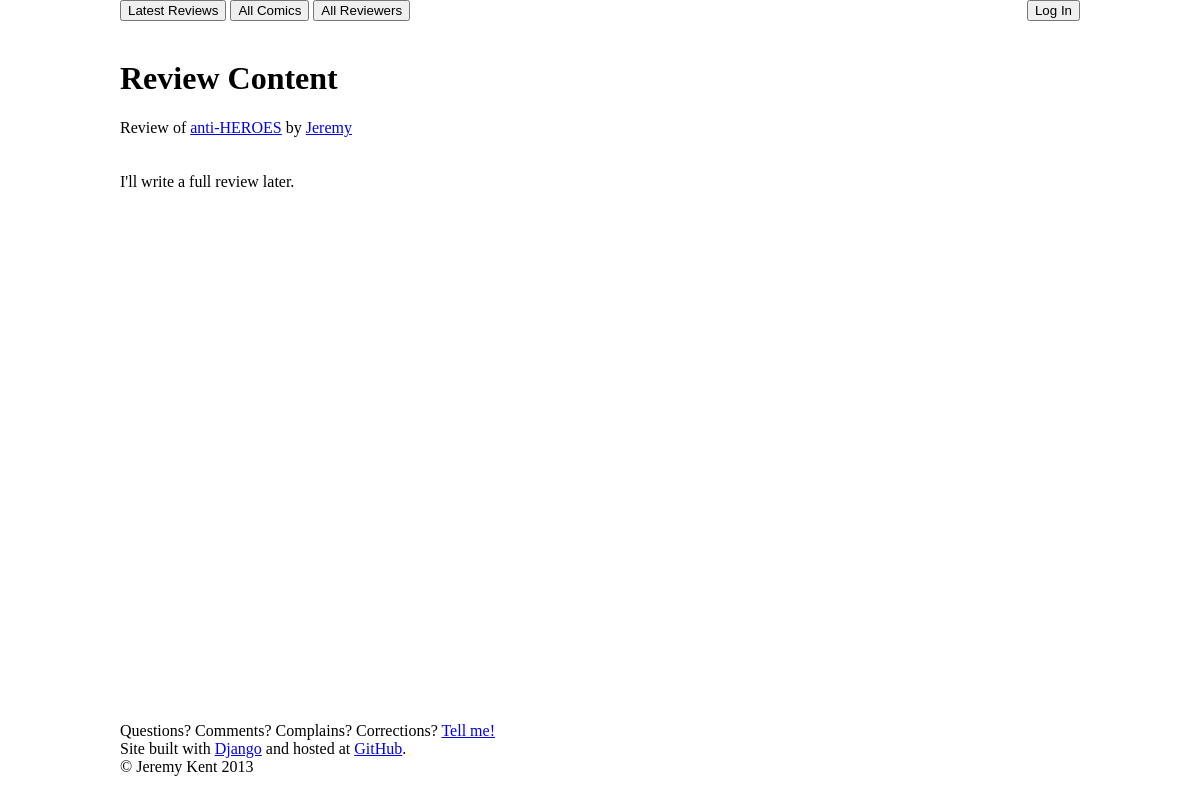
The app's page /40/, older data.
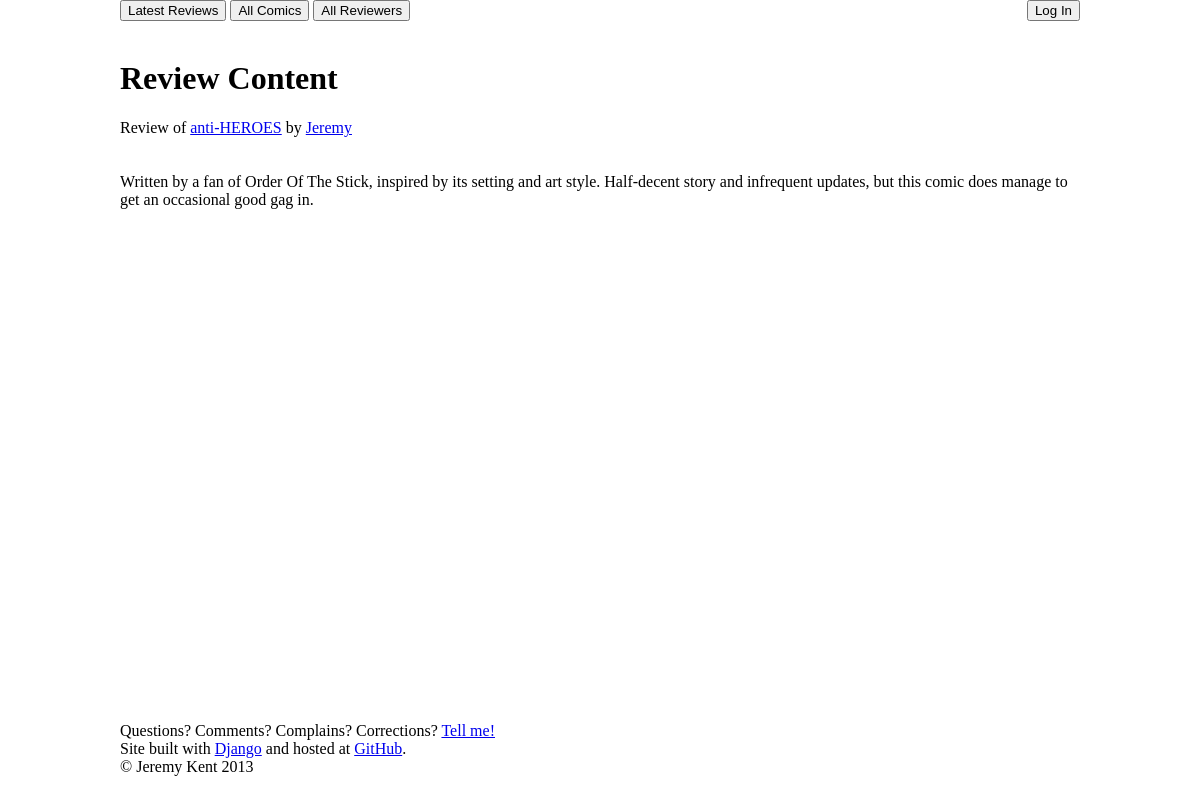
The same page, newer data.
### reviews/models.py (models this page shows, shortened)
class Review(models.Model):
    comic = models.ForeignKey(Comic)
    reviewer = models.ForeignKey(Reviewer)
    review_text = models.CharField(max_length=2000)
    stars = models.IntegerField(default=0)
    pub_date = models.DateTimeField('date reviewed')

class Comic(models.Model):
    RATING_UNRATED = 'un'
    RATING_G       = 'g'
    RATING_PG      = 'pg'
    RATING_PG_13   = 'pg13'
    RATING_R       = 'r'
    RATING_NC_17   = 'nc17'
    MPAA_RATING_CHOICES = (
        (RATING_UNRATED, '(Unrated)'),
        (RATING_G,       'G'),
        (RATING_PG,      'PG'),
        (RATING_PG_13,   'PG-13'),
        (RATING_R,       'R'),
        (RATING_NC_17,   'NC-17'),
    )
    name = models.CharField(max_length=50)
    url = models.CharField(max_length=200)
    mpaa_rating = models.CharField(
        max_length=4,
        choices=MPAA_RATING_CHOICES,
        default=RATING_UNRATED)

class Reviewer(models.Model):
    user = models.OneToOneField(User)
    name = models.CharField(max_length=50)
    admin = models.BooleanField(default=False)

### reviews/views.py (the view)
# urls.py: url(r'^(?P<pk>\d+)/$', views.ReviewDetailView.as_view(), name='detail'),
class ReviewDetailView(generic.DetailView):
    model = Review

### ibcomics/templates/reviews/review_detail.html (shortened to what this page needs)
{% extends 'reviews/base.html' %}
{% block allreviews %}{{ block.super }}{% endblock %}
{% block allcomics %}{{ block.super }}{% endblock %}
{% block allreviewers %}{{ block.super }}{% endblock %}
{% block loginout %}{{ block.super }}{% endblock %}
{% block content %}
    <h1>Review Content</h1>
    Review of <a href="{% url 'comicdetail' review.comic.id %}">{{ review.comic.name }}</a>
    by <a href="{% url 'reviewerdetail' review.reviewer.id %}">{{ review.reviewer.name }}</a>
    <br /><br />
    <br />
    {{ review.review_text }}
{% endblock %}

Row changes from the older to the newer data that the page shows:
changed Review "anti-HEROES": review_text "I'll write a full review later." → "Written by a fan of Order Of The Stick, inspired by its setting and art style. Half-decent story and infrequent updates, but this comic does manage to get an occasional good gag in."
